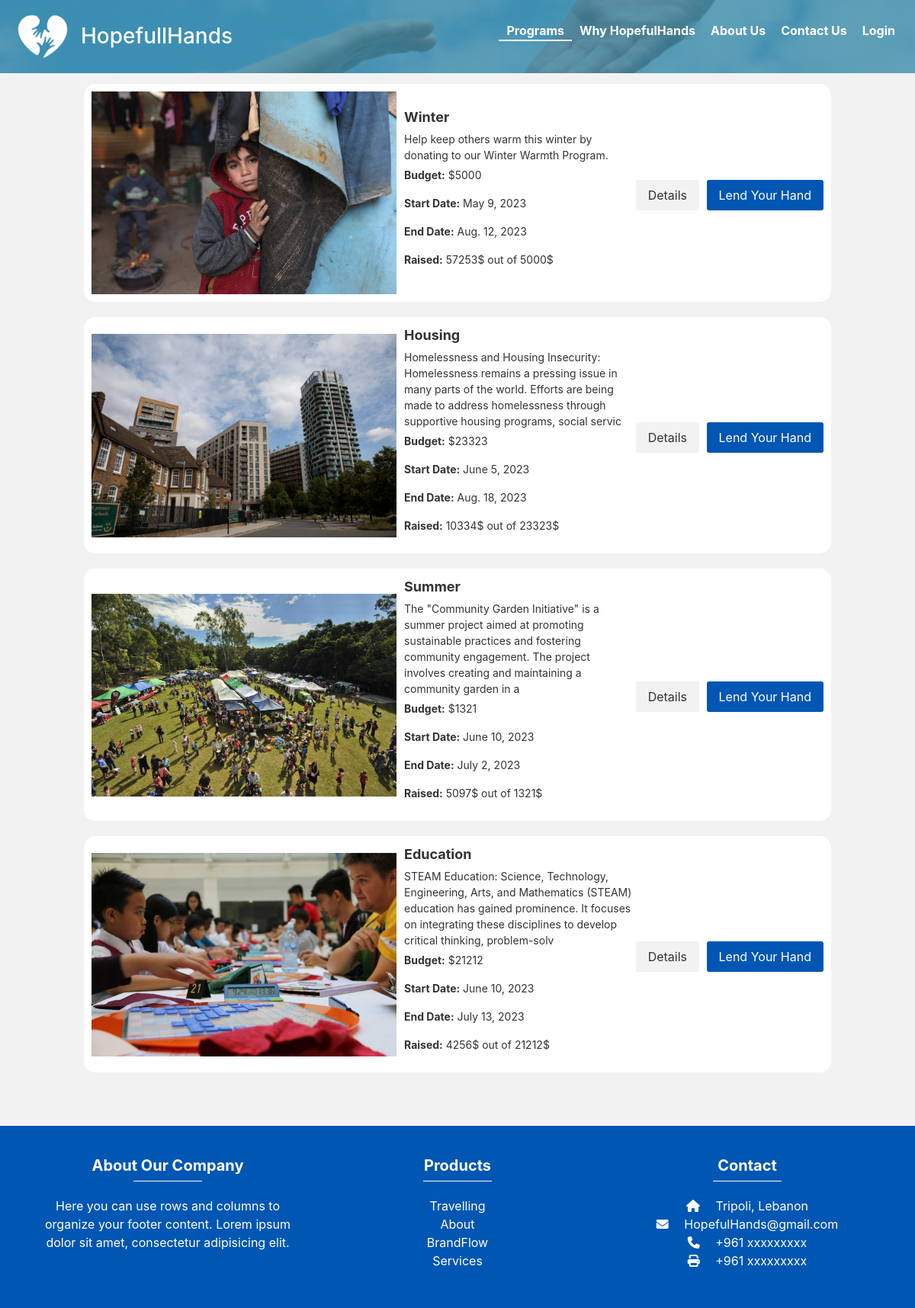
Page /programs/ on the earlier database version.
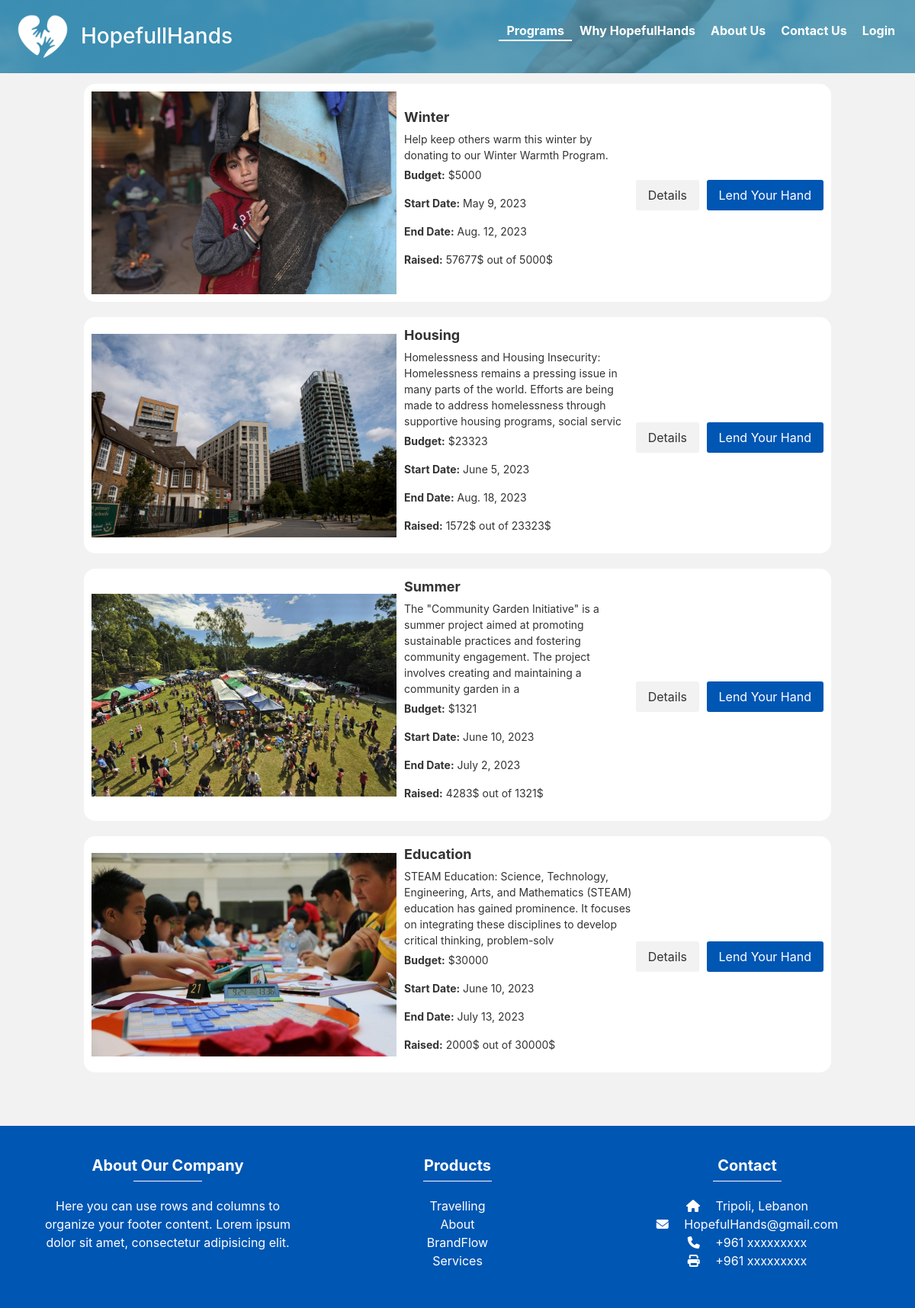
Same page on the later database version.
### app1/models.py (models this page shows, shortened)
class Program(models.Model):
    program_name = models.CharField(max_length=40)
    program_description = models.CharField(max_length=400)
    program_summary = models.CharField(max_length=200, default='Default Value')
    program_image = models.ImageField(upload_to='images/')
    budget = models.IntegerField()
    start_date = models.DateField()
    end_date = models.DateField()
    raised = models.IntegerField(default=0)
    program_challenge = models.CharField(max_length=2000, default='Default Value')
    program_objective = models.CharField(max_length=2000, default='Default Value')
    program_plan = models.CharField(max_length=2000, default='Default Value')

### app1/views.py (the view)
# urls.py: re_path(r'^.*programs/$', programs, name='programs'),
def programs(request):
    programs = Program.objects.all()
    context = {'programs': programs}
    return render(request, 'pages/programs.html', context)

### templates/pages/programs.html (shortened to what this page needs)
<!DOCTYPE html>
<html lang="en">
<head>
</head>
<body style="background-color: #f2f2f2;">
{% block content %}
  {% include 'components/navbar.html' %}
    {% include 'components/programInfo.html' %}
  {% include 'components/footer.html' %}
{% endblock %}
</body>
</html>

### templates/components/programInfo.html (shortened to what this page needs)
<!DOCTYPE html>
<html>
<head>
</head>
<body>
  <div class="program-container">
    <ul class="program-list">
      {% for program in programs|slice:":4" %}
        <li class="program-item">
          <img class="program-image" src="{{ program.program_image.url }}" alt="Program Image">
          <div class="program-details">
            <div class="program-name">{{ program.program_name }}</div>
            <div class="program-description">{{ program.program_description }}</div>
            <p><strong>Budget:</strong> ${{ program.budget }}</p>
            <p><strong>Start Date:</strong> {{ program.start_date }}</p>
            <p><strong>End Date:</strong> {{ program.end_date }}</p>
            <p><strong>Raised:</strong> {{ program.raised }}$ out of {{ program.budget }}$</p>
          </div>
          <div>
            <a href="{% url 'program_details' program_id=program.id %}" class="details-button">Details</a>
            <a href="{% url 'donate' %}" class="donate-button">Lend Your Hand</a>
          </div>
        </li>
      {% endfor %}
    </ul>
  </div>
</body>
</html>

Differences in the rows shown:
changed Program "Winter": raised "57253" → "57677"
changed Program "Housing": raised "10334" → "1572"
changed Program "Summer": raised "5097" → "4283"
changed Program "Education": budget "21212" → "30000"; raised "4256" → "2000"
